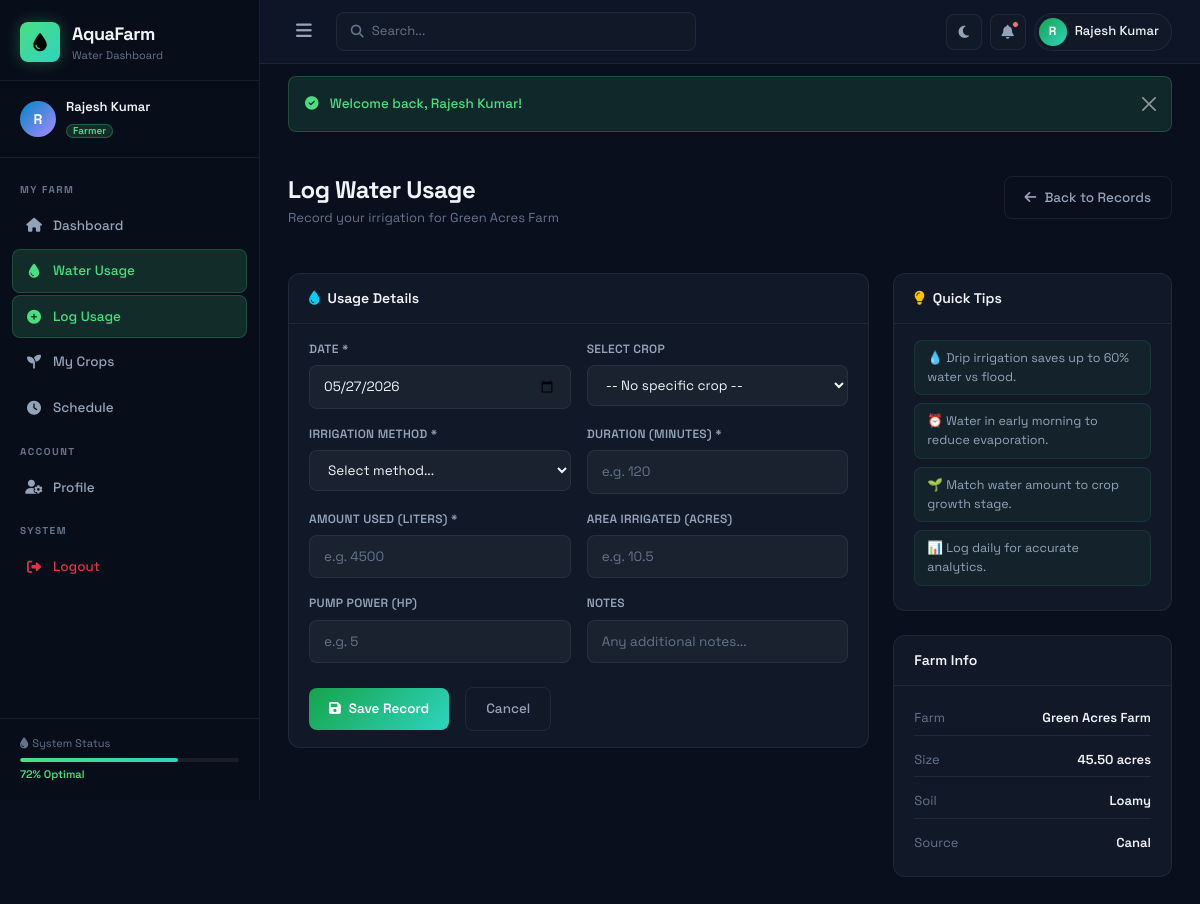
The page /water/add (signed in) on the database its author committed.
### tables this page shows
CREATE TABLE IF NOT EXISTS farmers (
    id INT AUTO_INCREMENT PRIMARY KEY,
    user_id INT NOT NULL,
    farm_name VARCHAR(150) NOT NULL,
    location VARCHAR(200) NOT NULL,
    farm_size DECIMAL(10,2) NOT NULL COMMENT 'in acres',
    soil_type ENUM('clay', 'sandy', 'loamy', 'silty', 'peaty', 'chalky') DEFAULT 'loamy',
    water_source ENUM('borewell', 'canal', 'rainwater', 'river', 'tank') DEFAULT 'borewell',
    phone VARCHAR(20) DEFAULT NULL,
    created_at TIMESTAMP DEFAULT CURRENT_TIMESTAMP,
    updated_at TIMESTAMP DEFAULT CURRENT_TIMESTAMP ON UPDATE CURRENT_TIMESTAMP,
    FOREIGN KEY (user_id) REFERENCES users(id) ON DELETE CASCADE
);

### app/core/Controller.php (called while the page is built, shortened)
<?php
class Controller {
    protected function model($model) {
        $modelFile = BASE_PATH . '/app/models/' . $model . '.php';
        if (file_exists($modelFile)) {
            return new $model();
        }
        die("Model {$model} not found.");
    }
    protected function render($view, $data = [], $layout = 'main') {
        extract($data);
        $layoutFile = BASE_PATH . '/app/views/layouts/' . $layout . '.php';
        require_once $layoutFile;
    }
}

### app/controllers/WaterController.php (called while the page is built, shortened)
<?php
class WaterController extends Controller {
    public function add() {
        $farmerModel = $this->model('FarmerModel');
        $cropModel   = $this->model('CropModel');
        $farmer = $farmerModel->getByUserId($_SESSION['user_id']);
        $crops  = $cropModel->getActiveCrops($farmer['id']);
        $flash  = $this->getFlash();
        $this->render('water.add', [
            'title'  => 'Log Water Usage',
            'crops'  => $crops,
            'farmer' => $farmer,
            'flash'  => $flash,
        ], 'main');
    }
}

### app/core/Router.php (called while the page is built, shortened)
<?php
class Router {
    private $url;
    public function __construct() {
        $this->url = $this->parseUrl();
    }
    private function parseUrl() {
        if (isset($_GET['url'])) {
            return filter_var(rtrim($_GET['url'], '/'), FILTER_SANITIZE_URL);
        }
        return '';
    }
    public function route() {
        $urlParts = $this->url ? explode('/', $this->url) : [];
        $methodName = isset($urlParts[1]) && !empty($urlParts[1])
            ? strtolower($urlParts[1])
            : 'index';
        $params = array_slice($urlParts, 2);
        $controller = new $controllerName();
        call_user_func_array([$controller, $methodName], $params);
    }
}

### app/core/App.php (called while the page is built, shortened)
<?php
class App {
    public function __construct() {
        require_once BASE_PATH . '/app/core/Database.php';
        require_once BASE_PATH . '/app/core/Model.php';
        require_once BASE_PATH . '/app/core/Controller.php';
        require_once BASE_PATH . '/app/core/Router.php';
        require_once BASE_PATH . '/app/core/Helper.php';
        $router = new Router();
        $router->route();
    }
}

### public/index.php (called while the page is built, shortened)
<?php
require_once BASE_PATH . '/app/core/App.php';
new App();

### app/core/Database.php (called while the page is built, shortened)
<?php
class Database {
    private static $instance = null;
    private $connection;
    private function __construct() {
        $port = defined('DB_PORT') ? DB_PORT : '3306';
        $dsn = 'mysql:host=' . DB_HOST . ';port=' . $port . ';dbname=' . DB_NAME . ';charset=' . DB_CHARSET;
        $options = [
            PDO::ATTR_ERRMODE            => PDO::ERRMODE_EXCEPTION,
            PDO::ATTR_DEFAULT_FETCH_MODE => PDO::FETCH_ASSOC,
            PDO::ATTR_EMULATE_PREPARES   => false,
        ];
        try {
            $this->connection = new PDO($dsn, DB_USER, DB_PASS, $options);
        } catch (PDOException $e) {
            die(json_encode(['error' => 'Database connection failed: ' . $e->getMessage()]));
        }
    }
    public static function getInstance() {
        if (self::$instance === null) {
            self::$instance = new self();
        }
        return self::$instance;
    }
    public function query($sql, $params = []) {
        $stmt = $this->connection->prepare($sql);
        $stmt->execute($params);
        return $stmt;
    }
    public function fetch($sql, $params = []) { return $this->query($sql, $params)->fetch(); }
}

### app/core/Model.php (called while the page is built, shortened)
<?php
class Model {
    public function __construct() {
        $this->db = Database::getInstance();
    }
}

### app/models/FarmerModel.php (called while the page is built, shortened)
<?php
class FarmerModel extends Model {
    public function getByUserId($userId) {
        return $this->db->fetch(
            "SELECT f.*, u.name, u.email, u.role, u.last_login
             FROM farmers f
             JOIN users u ON u.id = f.user_id
             WHERE f.user_id = ?",
            [$userId]
        );
    }
}

### app/core/Helper.php (called while the page is built, shortened)
<?php
function e($str) {
    return htmlspecialchars($str ?? '', ENT_QUOTES, 'UTF-8');
}

### app/views/water/add.php (the view, shortened to what this page needs)
<div class="page-header">
    <div>
        <h1 class="page-title">Log Water Usage</h1>
        <p class="page-subtitle">Record your irrigation for <?= e($farmer['farm_name']) ?></p>
    </div>
    <a href="<?= APP_URL ?>/water" class="btn-outline-custom">
        <i class="fas fa-arrow-left me-2"></i>Back to Records
    </a>
</div>
<div class="row g-4">
    <div class="col-lg-8">
        <div class="card-custom">
            <div class="card-header-custom">
                <h3 class="card-title-custom"><i class="fas fa-tint me-2 text-info"></i>Usage Details</h3>
            </div>
            <div class="card-body-custom">
                <form action="<?= APP_URL ?>/water/store" method="POST" class="form-custom">
                    <div class="row g-3">
                        <div class="col-md-6">
                            <label class="form-label-custom">Date *</label>
                            <input type="date" name="usage_date" class="form-control-custom"
                                   value="<?= date('Y-m-d') ?>" max="<?= date('Y-m-d') ?>" required>
                        </div>
                        <div class="col-md-6">
                            <label class="form-label-custom">Select Crop</label>
                            <select name="crop_id" class="form-control-custom" id="cropSelect" onchange="updateWaterReq(this)">
                                <option value="">-- No specific crop --</option>
                            </select>
                        </div>
                        <div class="col-md-6">
                            <label class="form-label-custom">Irrigation Method *</label>
                            <select name="irrigation_method" class="form-control-custom" required>
                                <option value="">Select method...</option>
                            </select>
                        </div>
                        <div class="col-md-6">
                            <label class="form-label-custom">Duration (minutes) *</label>
                            <input type="number" name="duration_minutes" class="form-control-custom"
                                   placeholder="e.g. 120" min="1" required>
                        </div>
                        <div class="col-md-6">
                            <label class="form-label-custom">Amount Used (liters) *</label>
                            <input type="number" name="amount_used" class="form-control-custom" id="amountInput"
                                   placeholder="e.g. 4500" step="0.01" min="1" required>
                        </div>
                        <div class="col-md-6">
                            <label class="form-label-custom">Area Irrigated (acres)</label>
                            <input type="number" name="area_irrigated" class="form-control-custom"
                                   placeholder="e.g. 10.5" step="0.01" min="0">
                        </div>
                        <div class="col-md-6">
                            <label class="form-label-custom">Pump Power (HP)</label>
                            <input type="number" name="pump_power" class="form-control-custom"
                                   placeholder="e.g. 5" step="0.01" min="0">
                        </div>
                        <div class="col-md-6">
                            <label class="form-label-custom">Notes</label>
                            <input type="text" name="notes" class="form-control-custom"
                                   placeholder="Any additional notes...">
                        </div>
                    </div>
                    <div class="form-actions mt-4">
                        <button type="submit" class="btn-primary-custom">
                            <i class="fas fa-save me-2"></i>Save Record
                        </button>
                        <a href="<?= APP_URL ?>/water" class="btn-outline-custom ms-2">Cancel</a>
                    </div>
                </form>
            </div>
        </div>
    </div>
    <div class="col-lg-4">
        <div class="card-custom">
            <div class="card-header-custom">
                <h3 class="card-title-custom"><i class="fas fa-lightbulb me-2 text-warning"></i>Quick Tips</h3>
            </div>
            <div class="card-body-custom">
                <div class="tip-item">💧 Drip irrigation saves up to 60% water vs flood.</div>
                <div class="tip-item">⏰ Water in early morning to reduce evaporation.</div>
                <div class="tip-item">🌱 Match water amount to crop growth stage.</div>
                <div class="tip-item">📊 Log daily for accurate analytics.</div>
            </div>
        </div>
        <div class="card-custom mt-4">
            <div class="card-header-custom">
                <h3 class="card-title-custom">Farm Info</h3>
            </div>
            <div class="card-body-custom">
                <div class="farm-info-mini">
                    <div class="finfo-row"><span>Farm</span><strong><?= e($farmer['farm_name']) ?></strong></div>
                    <div class="finfo-row"><span>Size</span><strong><?= $farmer['farm_size'] ?> acres</strong></div>
                    <div class="finfo-row"><span>Soil</span><strong><?= ucfirst($farmer['soil_type']) ?></strong></div>
                    <div class="finfo-row"><span>Source</span><strong><?= ucfirst($farmer['water_source']) ?></strong></div>
                </div>
            </div>
        </div>
    </div>
</div>

### public/css/style.css (style rules this page uses)
:root { --bg-primary: #0a0f1e; --bg-secondary: #0d1526; --bg-card: #111827; --bg-card-hover: #1a2235; --bg-sidebar: #080d1a; --sidebar-w: 260px; --border: rgba(255,255,255,0.07); --border-hover: rgba(74,222,128,0.3); --green: #4ade80; --green-dark: #16a34a; --green-glow: rgba(74,222,128,0.15); --blue: #38bdf8; --blue-dark: #0284c7; --orange: #fb923c; --purple: #a78bfa; --red: #f87171; --teal: #2dd4bf; --yellow: #fbbf24; --text-primary: #f1f5f9; --text-secondary:#94a3b8; --text-muted: #64748b; --radius: 12px; --radius-sm: 8px; --shadow: 0 4px 24px rgba(0,0,0,0.4); --shadow-glow: 0 0 24px rgba(74,222,128,0.1); --font: 'Space Grotesk', sans-serif; --font-mono: 'DM Mono', monospace; --topbar-h: 64px; --transition: all 0.25s cubic-bezier(0.4,0,0.2,1); }
*,*::before,*::after { box-sizing:border-box;margin:0;padding:0 }
html { scroll-behavior:smooth }
body { font-family:var(--font);background:var(--bg-primary);color:var(--text-primary);font-size:14px;line-height:1.6;overflow-x:hidden;min-height:100vh }
a { color:var(--green);text-decoration:none }
.page-header { display:flex;align-items:flex-start;justify-content:space-between;gap:16px;margin-bottom:28px;flex-wrap:wrap }
.page-title { font-size:24px;font-weight:700;letter-spacing:-0.5px;color:var(--text-primary);margin:0 }
.page-subtitle { font-size:13px;color:var(--text-muted);margin-top:4px }
.btn-primary-custom { display:inline-flex;align-items:center;background:linear-gradient(135deg,var(--green-dark),var(--teal));color:#fff;border:none;border-radius:var(--radius-sm);padding:10px 20px;font-size:13.5px;font-weight:600;cursor:pointer;transition:var(--transition);white-space:nowrap;font-family:var(--font);text-decoration:none }
.btn-outline-custom { display:inline-flex;align-items:center;background:transparent;color:var(--text-secondary);border:1px solid var(--border);border-radius:var(--radius-sm);padding:10px 20px;font-size:13.5px;font-weight:500;cursor:pointer;transition:var(--transition);white-space:nowrap;font-family:var(--font);text-decoration:none }
.card-custom { background:var(--bg-card);border:1px solid var(--border);border-radius:var(--radius);overflow:hidden;transition:var(--transition) }
.card-header-custom { display:flex;align-items:center;justify-content:space-between;padding:16px 20px;border-bottom:1px solid var(--border) }
.card-title-custom { font-size:14px;font-weight:600;color:var(--text-primary);margin:0 }
.card-body-custom { padding:16px 20px }
.form-label-custom { display:block;font-size:12px;font-weight:600;color:var(--text-secondary);margin-bottom:6px;letter-spacing:0.3px;text-transform:uppercase }
.form-control-custom,.form-control-custom-sm { width:100%;background:rgba(255,255,255,0.04);border:1px solid var(--border);border-radius:var(--radius-sm);padding:10px 14px;color:var(--text-primary);font-family:var(--font);font-size:13.5px;transition:var(--transition);outline:none }
.form-control-custom::placeholder,.form-control-custom-sm::placeholder { color:var(--text-muted) }
select.form-control-custom,select.form-control-custom-sm { cursor:pointer }
select.form-control-custom option { background:var(--bg-card) }
.form-actions { display:flex;align-items:center;flex-wrap:wrap;gap:8px }
.tip-item { padding:8px 12px;background:rgba(74,222,128,0.05);border:1px solid rgba(74,222,128,0.1);border-radius:var(--radius-sm);font-size:12.5px;color:var(--text-secondary);margin-bottom:8px;line-height:1.5 }
.farm-info-mini { display:flex;flex-direction:column;gap:8px }
.finfo-row { display:flex;justify-content:space-between;align-items:center;font-size:13px;padding:6px 0;border-bottom:1px solid var(--border) }
.finfo-row:last-child { border-bottom:none }
.finfo-row span { color:var(--text-muted) }
.finfo-row strong { color:var(--text-primary);font-weight:600 }
.stat-card,.card-custom { animation:fadeInUp 0.4s ease both }

### rows shown on the page
farmers: farm_name "Green Acres Farm", farm_size "45.50", soil_type "Loamy", water_source "Canal"

### other values the page prints
substr($_SESSION['user_name'] ?? 'U', 0, 1) "R"
$_SESSION['user_name'] "Rajesh Kumar"
$_SESSION['user_role'] "Farmer"
$flash['message'] "Welcome back, Rajesh Kumar!"
